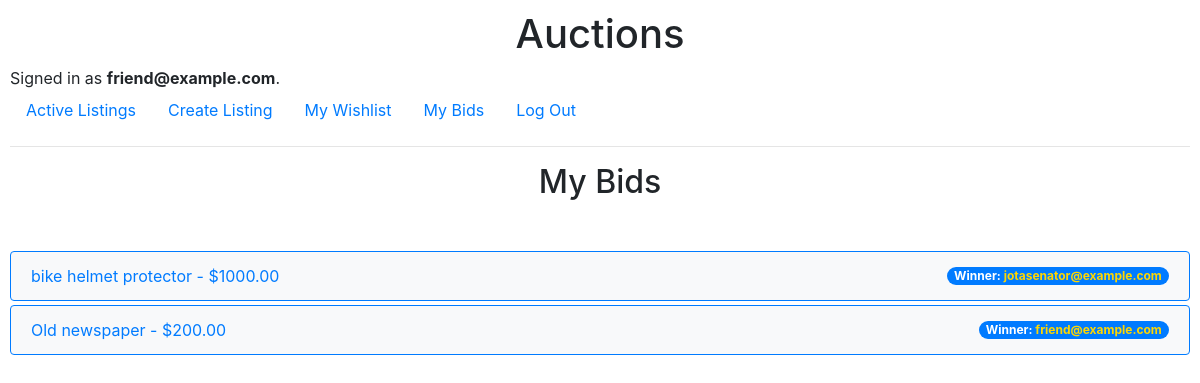
Screenshot of /bids (signed in) with the database file from the repository.
### auctions/models.py (models this page shows)
class User(AbstractUser):
    pass

class Bid(models.Model):
    bid_amount = models.DecimalField(max_digits=10, decimal_places=2, default=0)
    bidder = models.ForeignKey(
        User, on_delete=models.CASCADE, related_name="bids", blank=True, null=True
    )
    listing = models.ForeignKey(
        Listing,
        on_delete=models.CASCADE,
        related_name="bids",
        blank=True,
        null=True,
    )

class Listing(models.Model):
    title = models.CharField(max_length=64, default="")
    description = models.TextField(blank=True, default="")
    starting_bid = models.DecimalField(
        max_digits=10, decimal_places=2, default=0, verbose_name="Starting bid: ($US)"
    )
    image_url = models.URLField(default="")
    category = models.CharField(max_length=64, default="")
    active = models.BooleanField(default=True)
    creator = models.ForeignKey(
        User,
        on_delete=models.CASCADE,
        blank=True,
        null=True,
        related_name="listings",
    )
    deadline = models.DateTimeField(default=get_default_deadline)

### auctions/views.py (the view)
# urls.py: path("bids", views.bids, name="bids"),
@login_required
def bids(request):
    bids = Bid.objects.filter(bidder=request.user)
    winners = {}
    for bid in bids:
        listing = bid.listing
        winner, _ = get_winner(listing)
        if winner:
            winners[listing.id] = winner
    print(f"Winners: {winners}")
    return render(request, "auctions/bids.html", {"bids": bids, "winners": winners})

### auctions/templatetags/custom_filters.py (called while the page is built)
@register.filter
def get_item(dictionary, key):
    return dictionary.get(key)

### auctions/views.py (called while the page is built)
def get_winner(listing):
    winner = None
    winner_bid_amount = None
    if timezone.now() > listing.deadline:
        all_bids = Bid.objects.filter(listing=listing)
        if all_bids:
            winning_bid = all_bids.order_by("-bid_amount").first()
            winner = winning_bid.bidder
            winner_bid_amount = winning_bid.bid_amount
    return winner, winner_bid_amount

### auctions/templates/auctions/bids.html
{% extends "auctions/layout.html" %}
{% load custom_filters %}
{% block body %}
  <h2>My Bids</h2>
  <ul class="list-group">
    {% for bid in bids %}
    <a href="{% url 'listing' bid.listing.id %}">
      <li class="list-group-item d-flex justify-content-between align-items-center mb-1">
        {{ bid.listing.title }} - ${{ bid.bid_amount }}
        {% with winner=winners|get_item:bid.listing.id %}
          {% if winner %}
            <span class="badge badge-primary badge-pill ">Winner: <span class="gold">{{ winner.username }}</span>
            {% endif %}
        {% endwith %}
        </li>
    </a>
    {% empty %}
      <li class="list-group-item">No bids yet.</li>
    {% endfor %}
  </ul>
{% endblock %}

### auctions/templates/auctions/layout.html (shortened to what this page needs)
{% load static %}
<!DOCTYPE html>
<html lang="en">
  <head>
    <link
      rel="stylesheet"
      href="https://stackpath.bootstrapcdn.com/bootstrap/4.4.1/css/bootstrap.min.css"
    />
    <link href="{% static 'auctions/styles.css' %}" rel="stylesheet" />
  </head>
  <body>
    <h1>Auctions</h1>
    <div>
      {% if user.is_authenticated %}
      Signed in as
      <strong>{{ user.username }}</strong>.
      {% else %} Not signed in.
      {% endif %}
    </div>
    <ul class="nav">
      <li class="nav-item">
        <a class="nav-link" href="{% url 'index' %}">Active Listings</a>
      </li>
      {% if user.is_authenticated %}
      <li class="nav-item">
        <a class="nav-link" href="{% url 'create' %}">Create Listing</a>
      </li>
      <li class="nav-item">
        <a class="nav-link" href="{% url 'wishlist' %}">My Wishlist</a>
      </li>
      <li class="nav-item">
        <a class="nav-link" href="{% url 'bids' %}">My Bids</a>
      </li>
      {% endif %}
      {% if user.is_authenticated %}
      <li class="nav-item">
        <a class="nav-link" href="{% url 'logout' %}">Log Out</a>
      </li>
      {% endif %}
    </ul>
    <hr />
    {% block body %} {% endblock %}
  </body>
</html>

### auctions/static/auctions/styles.css (style rules this page uses)
body { padding: 10px; }
h1, h2 { text-align: center; }
h2 { margin-bottom: 50px; }
ul.list-group a { text-decoration: none; }
.list-group-item { background-color: #f8f9fa; border-color: #007bff; }
.badge-primary { background-color: #007bff; }
.gold { color: gold; }

### rows the page displays
User: username "friend@example.com"
Bid: listing "bike helmet protector", bid_amount "1000.00"
User: username "jotasenator@example.com"
Bid: listing "Old newspaper", bid_amount "200.00"
